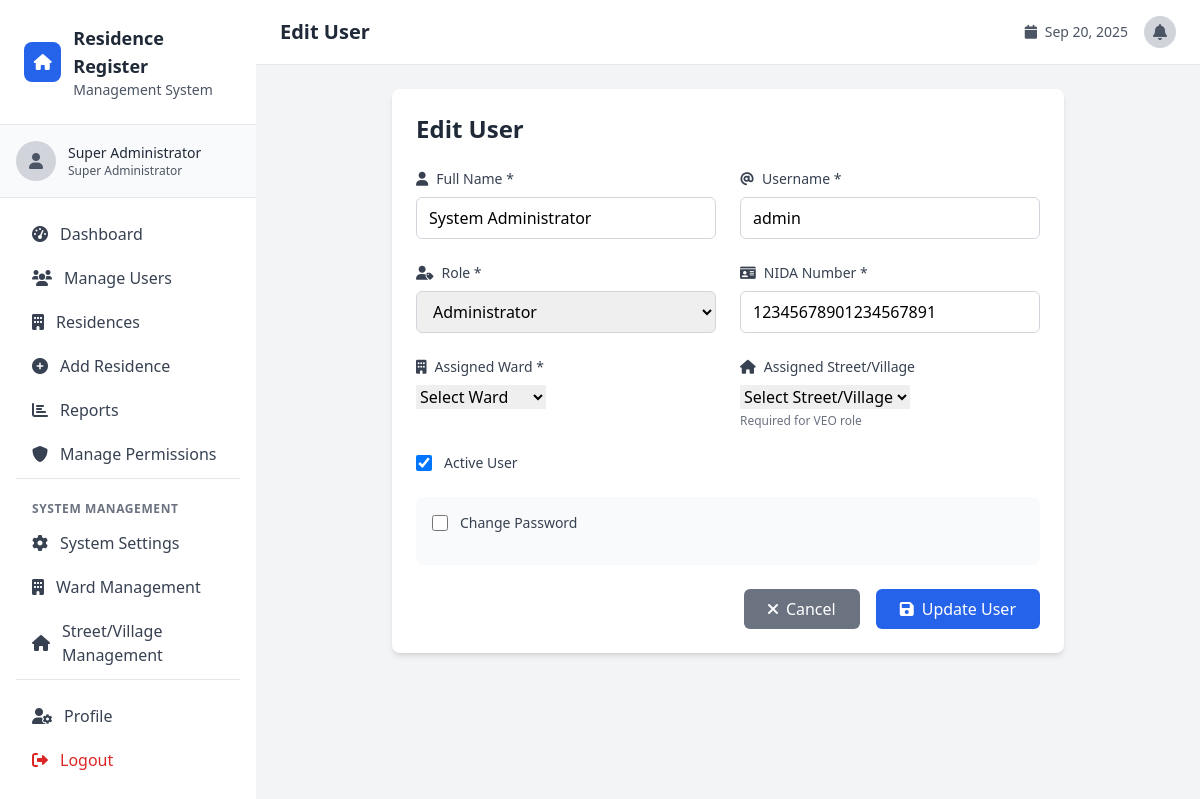
Before: /edit_user.php?id=2 (signed in) with the older database file.
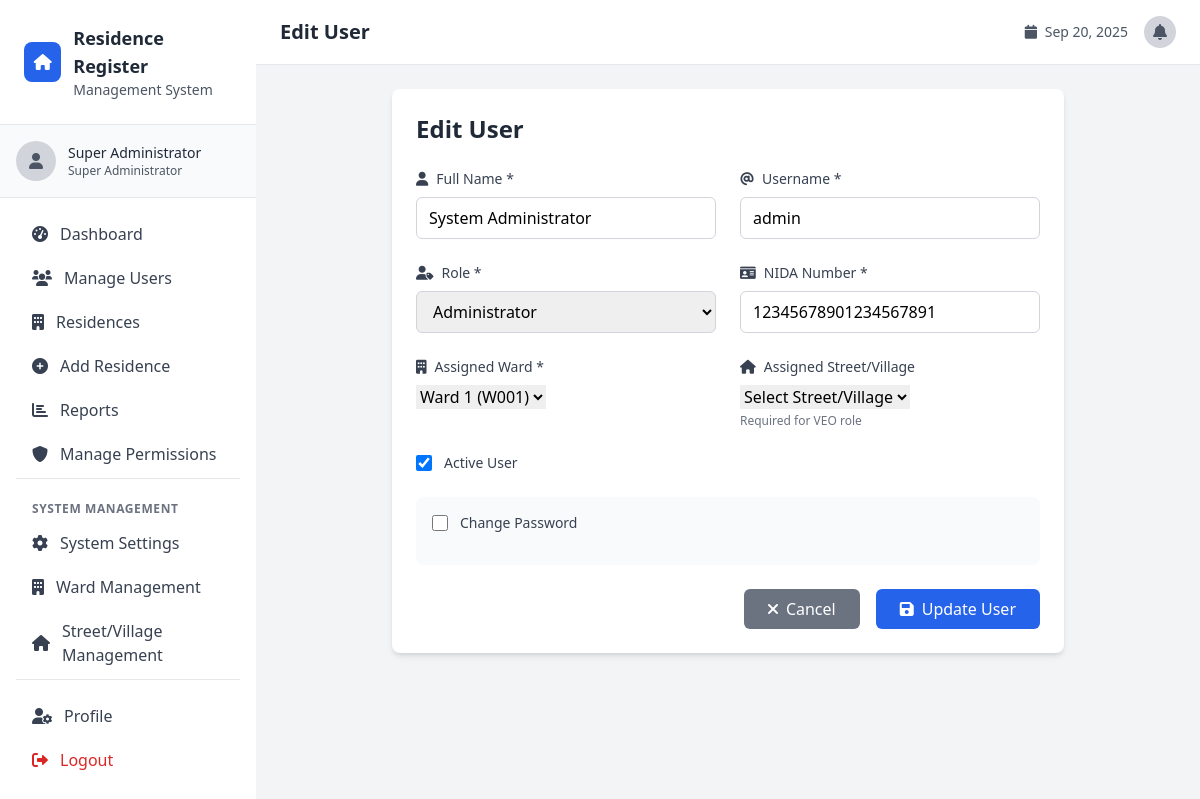
After: the same page with the newer database file.
### tables this page shows
CREATE TABLE users (
    id INT AUTO_INCREMENT PRIMARY KEY,
    full_name VARCHAR(255) NOT NULL,
    username VARCHAR(100) UNIQUE NOT NULL,
    password VARCHAR(255) NOT NULL,
    role ENUM('super_admin', 'admin', 'weo', 'veo') NOT NULL,
    nida_number VARCHAR(20) UNIQUE NOT NULL,
    assigned_ward_id INT NULL,
    assigned_village_id INT NULL,
    created_at TIMESTAMP DEFAULT CURRENT_TIMESTAMP,
    updated_at TIMESTAMP DEFAULT CURRENT_TIMESTAMP ON UPDATE CURRENT_TIMESTAMP,
    is_active BOOLEAN DEFAULT TRUE,
    FOREIGN KEY (assigned_ward_id) REFERENCES wards(id),
    FOREIGN KEY (assigned_village_id) REFERENCES villages(id)
);

CREATE TABLE wards (
    id INT AUTO_INCREMENT PRIMARY KEY,
    ward_name VARCHAR(255) NOT NULL,
    ward_code VARCHAR(20) UNIQUE NOT NULL,
    description TEXT,
    is_active BOOLEAN DEFAULT TRUE,
    created_by INT NULL,
    created_at TIMESTAMP DEFAULT CURRENT_TIMESTAMP,
    updated_at TIMESTAMP DEFAULT CURRENT_TIMESTAMP ON UPDATE CURRENT_TIMESTAMP
);

### includes/functions.php (called while the page is built, shortened)
<?php
function hasRole($role) {
    return isset($_SESSION['user_role']) && $_SESSION['user_role'] === $role;
}
function isSuperAdmin() {
    return hasRole('super_admin');
}
function getAllWards() {
    global $pdo;
    try {
        $stmt = $pdo->query("SELECT w.*, u.full_name as created_by_name FROM wards w
                            LEFT JOIN users u ON w.created_by = u.id
                            ORDER BY w.ward_name");
        return $stmt->fetchAll();
    } catch (PDOException $e) {
        return [];
    }
}
function getAccessibleWards() {
    if (isSuperAdmin()) {
        return getAllWards();
    }
}
?>

### edit_user.php (the view, shortened to what the changed rows need)
<?php
require_once 'config/database.php';
require_once 'includes/functions.php';
$user_id = isset($_GET['id']) ? (int)$_GET['id'] : 0;
try {
    $stmt = $pdo->prepare("SELECT id, full_name, username, role, nida_number, is_active, assigned_ward_id, assigned_village_id FROM users WHERE id = ?");
    $stmt->execute([$user_id]);
    $user = $stmt->fetch();
} catch (PDOException $e) {
    header('Location: users.php');
    exit();
}
$accessible_wards = getAccessibleWards();
include 'includes/header.php';
?>
<div class="max-w-2xl mx-auto">
    <div class="bg-white rounded-lg shadow-md p-6">
        <h1 class="text-2xl font-bold text-gray-800 mb-6">Edit User</h1>
        <form method="POST" class="space-y-6" id="editUserForm">
            <div class="grid grid-cols-1 md:grid-cols-2 gap-6">
                <div>
                    <label for="full_name" class="block text-sm font-medium text-gray-700 mb-2">
                        <i class="fas fa-user mr-2"></i>Full Name *
                    </label>
                    <input type="text" id="full_name" name="full_name" required
                           class="w-full px-3 py-2 border border-gray-300 rounded-md focus:outline-none focus:ring-2 focus:ring-blue-500 focus:border-transparent"
                           value="<?php echo htmlspecialchars($user['full_name']); ?>">
                </div>
                <div>
                    <label for="username" class="block text-sm font-medium text-gray-700 mb-2">
                        <i class="fas fa-at mr-2"></i>Username *
                    </label>
                    <input type="text" id="username" name="username" required
                           class="w-full px-3 py-2 border border-gray-300 rounded-md focus:outline-none focus:ring-2 focus:ring-blue-500 focus:border-transparent"
                           value="<?php echo htmlspecialchars($user['username']); ?>">
                </div>
            </div>
            <div class="grid grid-cols-1 md:grid-cols-2 gap-6">
                <div>
                    <label for="role" class="block text-sm font-medium text-gray-700 mb-2">
                        <i class="fas fa-user-tag mr-2"></i>Role *
                    </label>
                    <select id="role" name="role" required
                            class="w-full px-3 py-2 border border-gray-300 rounded-md focus:outline-none focus:ring-2 focus:ring-blue-500 focus:border-transparent">
                        <option value="admin" <?php echo $user['role'] === 'admin' ? 'selected' : ''; ?>>Administrator</option>
                    </select>
                </div>
                <div>
                    <label for="nida_number" class="block text-sm font-medium text-gray-700 mb-2">
                        <i class="fas fa-id-card mr-2"></i>NIDA Number *
                    </label>
                    <input type="text" id="nida_number" name="nida_number" required
                           class="w-full px-3 py-2 border border-gray-300 rounded-md focus:outline-none focus:ring-2 focus:ring-blue-500 focus:border-transparent"
                           value="<?php echo htmlspecialchars($user['nida_number']); ?>">
                </div>
            </div>
            <div class="grid grid-cols-1 md:grid-cols-2 gap-6">
                <div>
                    <label for="assigned_ward_id" class="block text-sm font-medium text-gray-700 mb-2">
                        <i class="fas fa-building mr-2"></i>Assigned Ward *
                    </label>
                    <select id="assigned_ward_id" name="assigned_ward_id" required>
                        <option value="">Select Ward</option>
                        <?php foreach ($accessible_wards as $ward): ?>
                            <option value="<?php echo $ward['id']; ?>"
                                    <?php echo $user['assigned_ward_id'] == $ward['id'] ? 'selected' : ''; ?>>
                                <?php echo htmlspecialchars($ward['ward_name'] . ' (' . $ward['ward_code'] . ')'); ?>
                            </option>
                        <?php endforeach; ?>
                    </select>
                </div>
            </div>
            <div class="flex items-center space-x-3">
                <input type="checkbox" id="is_active" name="is_active"
                       <?php echo $user['is_active'] ? 'checked' : ''; ?>
                       class="h-4 w-4 text-blue-600 focus:ring-blue-500 border-gray-300 rounded">
                <label for="is_active" class="text-sm font-medium text-gray-700">
                    Active User
                </label>
            </div>
        </form>
    </div>
</div>
<?php include 'includes/footer.php'; ?>

Changed rows visible on the page:
changed users "System Administrator": assigned_ward_id (not shown) → "Ward 1 (W001)"
Other visible differences:
form field assigned_ward_id: "Select Ward" → (not shown)
